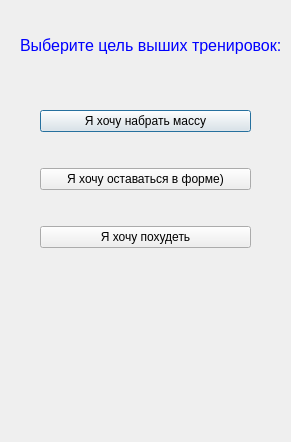
<?xml version="1.0" encoding="UTF-8"?>
<ui version="4.0">
 <class>TrainingType</class>
 <widget class="QDialog" name="TrainingType">
  <property name="geometry">
   <rect>
    <x>0</x>
    <y>0</y>
    <width>291</width>
    <height>442</height>
   </rect>
  </property>
  <property name="windowTitle">
   <string>Dialog</string>
  </property>
  <widget class="QLabel" name="label">
   <property name="geometry">
    <rect>
     <x>20</x>
     <y>30</y>
     <width>261</width>
     <height>31</height>
    </rect>
   </property>
   <property name="text">
    <string>&lt;html&gt;&lt;head/&gt;&lt;body&gt;&lt;p&gt;&lt;span style=&quot; font-size:12pt; color:#0000ff;&quot;&gt;Выберите цель выших тренировок:&lt;/span&gt;&lt;/p&gt;&lt;/body&gt;&lt;/html&gt;</string>
   </property>
  </widget>
  <widget class="QWidget" name="verticalLayoutWidget">
   <property name="geometry">
    <rect>
     <x>40</x>
     <y>80</y>
     <width>211</width>
     <height>201</height>
    </rect>
   </property>
   <layout class="QVBoxLayout" name="verticalLayout">
    <item>
     <widget class="QPushButton" name="pushButton">
      <property name="text">
       <string>Я хочу набрать массу</string>
      </property>
     </widget>
    </item>
    <item>
     <widget class="QPushButton" name="pushButton_2">
      <property name="text">
       <string>Я хочу оставаться в форме)</string>
      </property>
     </widget>
    </item>
    <item>
     <widget class="QPushButton" name="pushButton_3">
      <property name="text">
       <string>Я хочу похудеть</string>
      </property>
     </widget>
    </item>
   </layout>
  </widget>
 </widget>
 <resources/>
 <connections/>
</ui>
